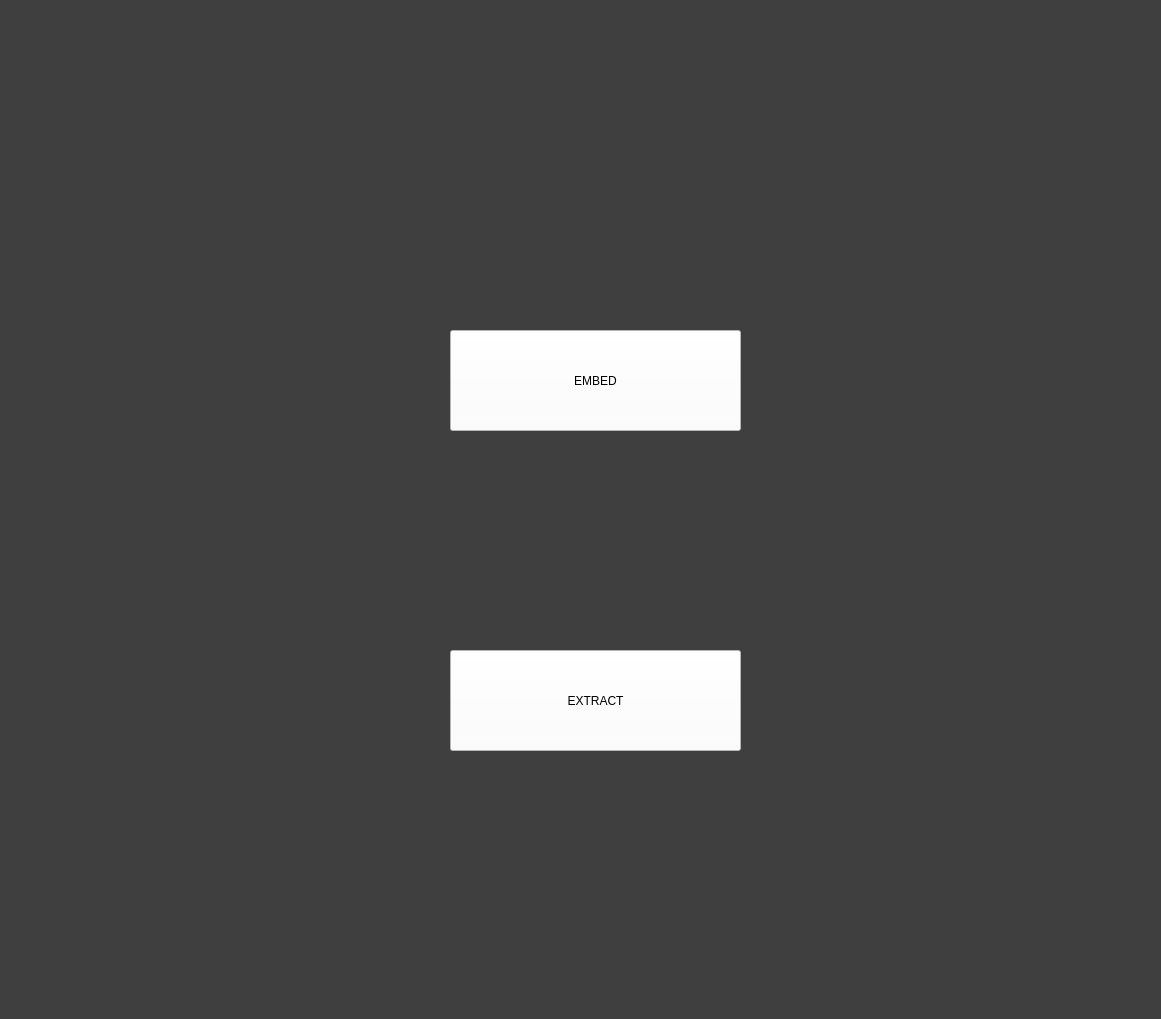
<?xml version="1.0" encoding="UTF-8"?>
<ui version="4.0">
 <class>MainWindow</class>
 <widget class="QMainWindow" name="MainWindow">
  <property name="geometry">
   <rect>
    <x>0</x>
    <y>0</y>
    <width>1161</width>
    <height>1019</height>
   </rect>
  </property>
  <property name="windowTitle">
   <string>MainWindow</string>
  </property>
  <property name="styleSheet">
   <string notr="true">background-color: rgb(63, 63, 63)</string>
  </property>
  <widget class="QWidget" name="centralwidget">
   <widget class="QPushButton" name="pushButton_3">
    <property name="geometry">
     <rect>
      <x>450</x>
      <y>650</y>
      <width>291</width>
      <height>101</height>
     </rect>
    </property>
    <property name="layoutDirection">
     <enum>Qt::LeftToRight</enum>
    </property>
    <property name="styleSheet">
     <string notr="true">QPushButton {background-color: white;
color:black;
}
QPushButton::hover{
color:blue;
}
</string>
    </property>
    <property name="text">
     <string>EXTRACT</string>
    </property>
   </widget>
   <widget class="QPushButton" name="pushButton_4">
    <property name="geometry">
     <rect>
      <x>450</x>
      <y>330</y>
      <width>291</width>
      <height>101</height>
     </rect>
    </property>
    <property name="layoutDirection">
     <enum>Qt::LeftToRight</enum>
    </property>
    <property name="styleSheet">
     <string notr="true">QPushButton {background-color: white;
color:black;
}
QPushButton::hover{
color:blue;
}
</string>
    </property>
    <property name="text">
     <string>EMBED</string>
    </property>
   </widget>
   <widget class="QLabel" name="label">
    <property name="geometry">
     <rect>
      <x>160</x>
      <y>30</y>
      <width>881</width>
      <height>921</height>
     </rect>
    </property>
    <property name="styleSheet">
     <string notr="true">background:transparent;</string>
    </property>
    <property name="text">
     <string/>
    </property>
    <property name="pixmap">
     <pixmap>../images/rabbit.png</pixmap>
    </property>
   </widget>
   <zorder>label</zorder>
   <zorder>pushButton_3</zorder>
   <zorder>pushButton_4</zorder>
  </widget>
  <widget class="QStatusBar" name="statusbar"/>
 </widget>
 <resources>
  <include location="../../PycharmProjects/lab/res.qrc"/>
 </resources>
 <connections/>
</ui>
